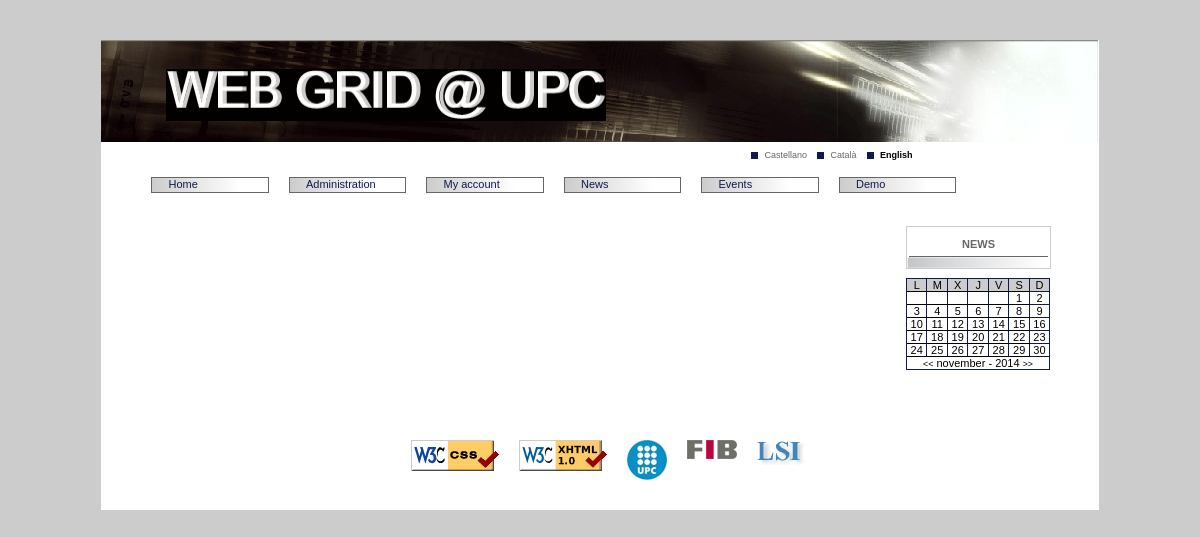
The app's page /scheduling/index.php with its own data.
### tables this page shows
CREATE TABLE `secciones` (
  `id_seccion` int(11) NOT NULL default '0',
  `titulo_es` varchar(100) NOT NULL default '',
  `titulo_en` varchar(100) NOT NULL default '',
  `titulo_ca` varchar(100) NOT NULL default '',
  `texto_es` longtext NOT NULL,
  `texto_en` longtext NOT NULL,
  `texto_ca` longtext NOT NULL,
  `fecha_modif` timestamp NOT NULL default CURRENT_TIMESTAMP,
  `link_externo` char(1) NOT NULL default 'N',
  `link` varchar(100) NOT NULL default '#',
  PRIMARY KEY  (`id_seccion`),
  UNIQUE KEY `titulo_ca` (`titulo_ca`),
  UNIQUE KEY `titulo_es` (`titulo_es`),
  UNIQUE KEY `titulo_en` (`titulo_en`)
);

### scheduling/management/contentManager.php (called while the page is built, shortened)
<?
 class contentManager
 {
 	var $linkdb;
	function contentManager()
	{
		$this->userdb = USERDB;
		$this->passworddb = PASSWORDDB;
		$this->db = DB;
		$this->linkdb = mysql_connect (MYSQLMACHINE, $this->userdb, $this->passworddb)
		 	or die ('I cannot connect to the database because: ' . mysql_error());
	}
	function getSections()
	{
		$sql = "SELECT * FROM secciones ORDER BY id_seccion";
		if($result = mysql_query($sql, $this->linkdb))
		{
			$i = 0;
			while ($row = mysql_fetch_array($result))
			{
				$sections[$i] = $row;
				$i++;
			}
		}
		return $sections;
	}
 }
?>

### scheduling/frontend/viewManager.php (called while the page is built, shortened)
<?
 include_once "management/contentManager.php";
 class viewManager
 {
	function loadMenu($ajax)
	{
		include_once "frontend/menu.php";
	}
	function loadBriefs()
	{
		include_once "frontend/brief.php";
	}
	function loadCalendar()
	{
		include_once "frontend/calendar.php";
	}
	function loadSubsections($section,$ajax)
	{
		include_once "frontend/subsections.php";
	}
 }
?>

### scheduling/frontend/menu.php (the view, shortened to what this page needs)
<?php
	$cms = new contentManager();
	if(isset ($_GET["lang"]) && isset ($_GET["selected"]) )
	{
		$lang = $_GET["lang"];
		$selected = $_GET["selected"];
		$ajax = $_GET["ajax"];
		$sections = $cms->getSections();
		$n = count($sections);
		if($n > 0)
			echo "<ul class=\"ul_menu\">";
		for($i = 0; $i < $n; $i++)
		{
			$link = $sections[$i]["id_seccion"];
			switch($lang)
			{
				case "EN":	$name = $sections[$i]["titulo_en"];
							break;
			}
			if($sections[$i]["link_externo"] == "S")
			{
				$href = "../".$sections[$i]["link"];
			}
			else
			{
				$href="../index.php?section=$link";
			}
			if($link == $selected)
			{
				if($ajax)
					echo urlencode("<li class=\"li_menu\"><a id=\"menu-$link\" href=\"$href\" class=\"a_menu\">$name</a></li>");
				else
					echo "<li class=\"li_menu\"><a id=\"menu-$link\" href=\"$href\" class=\"a_menu_sel\">$name</a></li>";
			}
			else
			{
				if($ajax)
					echo urlencode("<li class=\"li_menu\"><a id=\"menu-$link\" href=\"$href\" class=\"a_menu\">$name</a></li>");
				else
					echo"<li class=\"li_menu\"><a id=\"menu-$link\" href=\"$href\" class=\"a_menu\">$name</a></li>";
			}
		}
		if($n > 0)
		echo "</ul>";
	}
?>

### frontend/style-css/style.css (style rules this page uses)
body { font-size: 62.5%; background-color: #CCCCCC; margin:0em auto 0em auto; }
#logo { position:relative; margin:0 auto 0 auto; float: left; clear:both; z-index:1; padding-top:2.9em; padding-left:6.5em; }
#pie img { border:0; }
.ul_menu { list-style:none; }
.li_menu { float: left; border: 0.1em solid #666666; margin:1em; padding:0em; }
.li_peu { float: left; list-style-type: none; padding-right: 2em; }
.ul_peu { padding-left: 30em; padding-top: 2.0em; }
.a_menu { font-family: Verdana, Arial, Helvetica, sans-serif; font-size: 1.1em; color: #101a4b; text-decoration: none; padding-left:1.5em; padding-bottom:0.2em; display: block; width: 9em; background-image: url(../img/fondo_menu_degradat.gif); background-repeat: no-repeat; background-position: left top; }

### records on screen
secciones: titulo_en "Home"
secciones: titulo_en "Administration"
secciones: titulo_en "My account"
secciones: titulo_en "News"
secciones: titulo_en "Events"
secciones: titulo_en "Demo"

### other values on screen
$mesact "november"
$year "2014"
